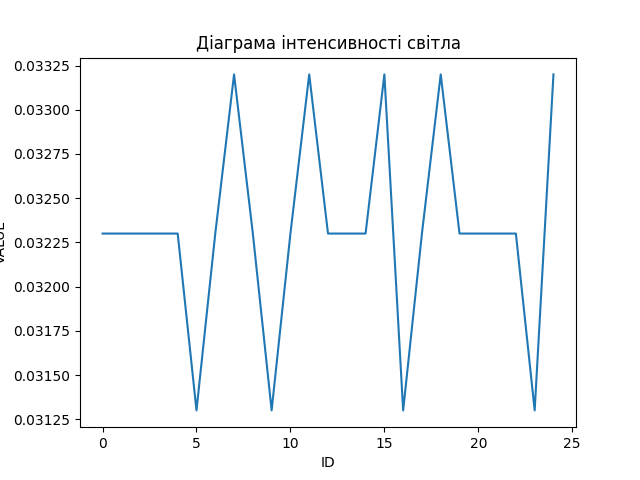

This chart was generated by the following Python code:
from matplotlib import pyplot


class Plot:
    def __init__(self):
        pass

    def write_plot(self, title:str, headers:list, x:list, y:list):
        f = pyplot.figure()
        pyplot.plot(x, y, '-')
        pyplot.title(title)
        pyplot.xlabel(headers[0])
        pyplot.ylabel(headers[1])
        pyplot.savefig("plot.png")
